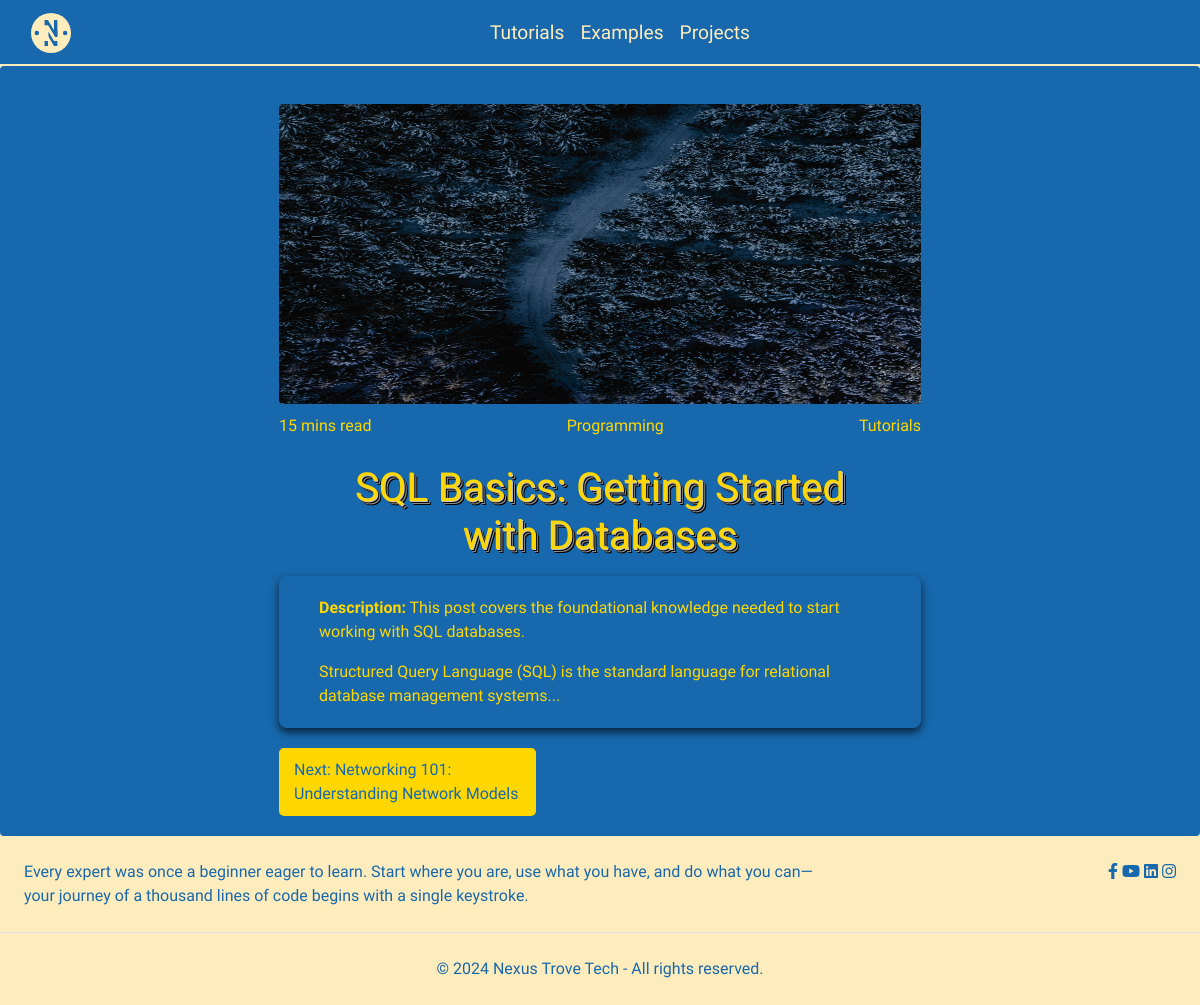
/1/, run on the app's committed database.
### app.py (models this page shows, shortened)
class Image(db.Model):
    __tablename__ = 'image'
    ImageID = db.Column(db.Integer, primary_key=True)
    PostID = db.Column(db.Integer, db.ForeignKey('post.PostID'))
    ImagePath = db.Column(db.Text)
    Caption = db.Column(db.String(60))
    AltText = db.Column(db.String(60))

class Post(db.Model):
    __tablename__ = 'post'
    PostID = db.Column(db.Integer, primary_key=True)
    Title = db.Column(db.String, nullable=False)
    images = db.relationship('Image', backref='post', lazy=True)
    Description = db.Column(db.String, nullable=False)
    Content = db.Column(db.Text, nullable=False)
    CategoryID = db.Column(db.Integer, db.ForeignKey('category.CategoryID'), nullable=False)
    TagID = db.Column(db.Integer, db.ForeignKey('tag.TagID'), nullable=False)
    DateCreated = db.Column(db.DateTime, default=datetime.datetime.utcnow)
    LastModified= db.Column(db.DateTime, onupdate=datetime.datetime.utcnow)
    ReadTime = db.Column(db.Integer)  # Assuming ReadTime is in minutes
    images = db.relationship('Image', backref='post', lazy='dynamic')
    tag = db.relationship('Tag', backref='posts')

class Tag(db.Model):
    __tablename__ = 'tag'
    TagID = db.Column(db.Integer, primary_key=True)
    TagName = db.Column(db.String(30))

class Category(db.Model):
    __tablename__ = 'category'
    CategoryID = db.Column(db.Integer, primary_key=True)
    CategoryName = db.Column(db.String, nullable=False)
    CategoryDesc = db.Column(db.String, nullable=False)
    posts = db.relationship('Post', backref='category', lazy=True)

### app.py (the view)
@app.route('/<int:post_id>/')
def post(post_id):
    post = Post.query.get_or_404(post_id)
    images = Image.query.filter_by(PostID=post_id).all()
    prev_post = Post.query.filter(Post.PostID < post_id).order_by(Post.PostID.desc()).first()
    next_post = Post.query.filter(Post.PostID > post_id).order_by(Post.PostID.asc()).first()
    return render_template('post.html', post=post, images=images, prev_post=prev_post, next_post=next_post)

### templates/post.html (shortened to what this page needs)
<!DOCTYPE html>
<html lang="en">
<head>
</head>
{% extends 'base.html' %}
{% block content %}
<div class="container mx-auto mt-12" style="padding-top: 1cm;">
    <div class="flex flex-wrap -mx-4">
        <div class="w-full lg:w-2/3 px-4 mb-8">
            {% if images %}
            <div>
                <img src="{{ url_for('static', filename=images[0].ImagePath) }}" alt="{{ images[0].AltText }}" class="rounded shadow-xl mb-6" style="height: 300px;width:100%;">
            </div>
            {% else %}
                <img src="{{ url_for('static', filename='assets/img/tang.jpg') }}" alt="Default Image" class="rounded shadow-xl mb-6" style="height: 300px; width: 100%;">
            {% endif %}
            <p class="date-tech-container">
                <span class="date">{{ post.ReadTime }} mins read</span>
                <span class="tag">{{post.tag.TagName}}</span>
                <span class="category">{{ post.category.CategoryName }}</span>
            </p>
            <h1 style='font-family:Taviraj, serif;' class="font-bold text-3xl mb-3 text-center title-3d">{{ post.Title }}</h1>
            <div class="article-card">
                {% if post.Description %}
                <p><strong>Description:</strong> {{ post.Description }}</p>
                {% endif %}
                <div>{{ post.Content | safe }}</div>
            </div>
 <div class="post-navigation">
    {% if next_post %}
    <a href="{{ url_for('post', post_id=next_post.PostID) }}" class="next-post">Next: {{ next_post.Title }}</a>
    {% endif %}
</div>
</div>
</div>
    </div>
</div>
{% endblock %}

### templates/base.html (style rules this page uses)
h1 { text-align: center; }
body { color: bisque; margin: 0; font-family: 'Vesper Libre', serif; }

### templates/post.html (style rules this page uses)
.container { width: 60%; margin: 0 auto; }
.article-card { background-color:#1768AC; box-shadow: 0 4px 8px rgba(0, 0, 0, 0.7); color: #ffd700; border-radius: 8px; padding: 20px 40px; margin-bottom: 20px; }
.title-3d { color: #ffd700; text-shadow: 1px 1px 0 #c5c3c3, 2px 2px 0 #000, 3px 3px 0 #8b8b8b, 4px 4px 0 #000; padding: 0 40px; }
.date-tech-container { display: flex; justify-content: space-between; width: 100%; padding: 10px 0; font-size: 1em; }
.date-tech-container, .date-tech-container span { color: #ffd700; }
h1 { color: #ffd700; }
.post-navigation { display: flex; justify-content: space-between; margin-top: 20px; padding-bottom: 20px; }
.prev-post, .next-post { background-color: #ffd700; color: #1768AC; padding: 10px 15px; border-radius: 5px; text-decoration: none; max-width: 40%; }

### data on the page
Image: ImagePath (picture)
Post: ReadTime "15", Title "SQL Basics: Getting Started with Databases", Description "This post covers the foundational knowledge needed to start working with SQL databases.", Content "Structured Query Language (SQL) is the standard language for relational database management systems..."
Tag: tag.TagName "Programming"
Category: category.CategoryName "Tutorials"
Post: Title "Networking 101: Understanding Network Models"
